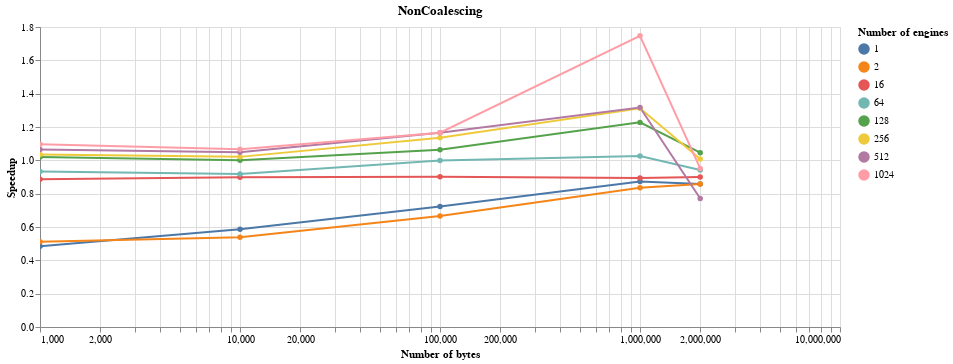
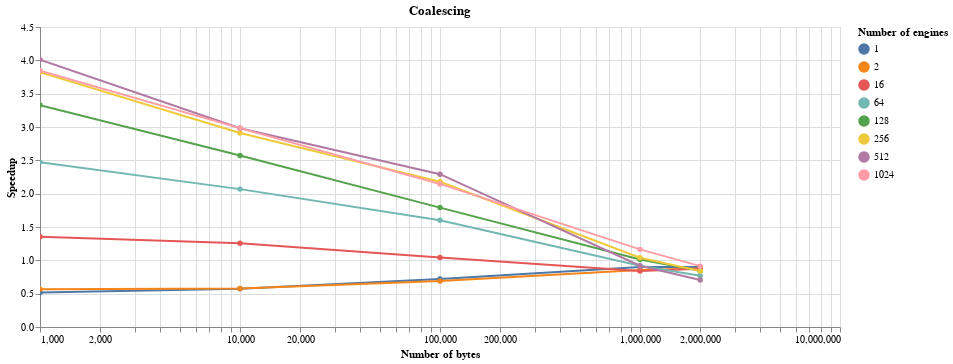

The cell these charts' notebook holds for them, in order:
### Code cell
display(Markdown(f'## Results for duration[DirectView]/duration[scheduler]'))
for scheduler_name in data['Scheduler name'].unique():
    if scheduler_name == 'DirectView':
        continue
    alt.Chart(data[data['Scheduler name'] == scheduler_name]).mark_line(point=True).encode(
        alt.X(
            'Number of bytes',
            scale=alt.Scale(type='log')
        ),
        alt.Y(
             'Speedup',
        ),
        color='Number of engines:N',
        tooltip='Number of engines',
    
    ).properties(title=scheduler_name, width=800).interactive().display(renderer='svg')

### Figure 1 — Vega-Lite specification as saved in the notebook (floating-point values rounded to 4 significant figures)
{"config": {"view": {"continuousWidth": 400, "continuousHeight": 300}}, "data": {"name": "data-66acc90628e73c9b22f0e92920528b6b"}, "mark": {"type": "line", "point": true}, "encoding": {"color": {"type": "nominal", "field": "Number of engines"}, "tooltip": {"type": "quantitative", "field": "Number of engines"}, "x": {"type": "quantitative", "field": "Number of bytes", "scale": {"type": "log"}}, "y": {"type": "quantitative", "field": "Speedup"}}, "selection": {"selector043": {"type": "interval", "bind": "scales", "encodings": ["x", "y"]}}, "title": "NonCoalescing", "width": 800, "$schema": "https://vega.github.io/schema/vega-lite/v4.8.1.json", "datasets": {"data-66acc90628e73c9b22f0e92920528b6b": [{"Duration in ms": 9.45, "Number of bytes": 1000, "Number of engines": 1, "Scheduler name": "NonCoalescing", "Speedup": 0.4847}, {"Duration in ms": 9.47, "Number of bytes": 10000, "Number of engines": 1, "Scheduler name": "NonCoalescing", "Speedup": 0.5871}, {"Duration in ms": 17.83, "Number of bytes": 100000, "Number of engines": 1, "Scheduler name": "NonCoalescing", "Speedup": 0.7224}, {"Duration in ms": 89.25, "Number of bytes": 1000000, "Number of engines": 1, "Scheduler name": "NonCoalescing", "Speedup": 0.8735}, {"Duration in ms": 172.5, "Number of bytes": 2000000, "Number of engines": 1, "Scheduler name": "NonCoalescing", "Speedup": 0.8587}, {"Duration in ms": 9.85, "Number of bytes": 1000, "Number of engines": 2, "Scheduler name": "NonCoalescing", "Speedup": 0.5117}, {"Duration in ms": 10.35, "Number of bytes": 10000, "Number of engines": 2, "Scheduler name": "NonCoalescing", "Speedup": 0.5391}, {"Duration in ms": 18.7, "Number of bytes": 100000, "Number of engines": 2, "Scheduler name": "NonCoalescing", "Speedup": 0.6663}, {"Duration in ms": 89.76, "Number of bytes": 1000000, "Number of engines": 2, "Scheduler name": "NonCoalescing", "Speedup": 0.8359}, {"Duration in ms": 171.1, "Number of bytes": 2000000, "Number of engines": 2, "Scheduler name": "NonCoalescing", "Speedup": 0.8586}, {"Duration in ms": 17.02, "Number of bytes": 1000, "Number of engines": 16, "Scheduler name": "NonCoalescing", "Speedup": 0.886}, {"Duration in ms": 18.02, "Number of bytes": 10000, "Number of engines": 16, "Scheduler name": "NonCoalescing", "Speedup": 0.899}, {"Duration in ms": 25.29, "Number of bytes": 100000, "Number of engines": 16, "Scheduler name": "NonCoalescing", "Speedup": 0.9019}, {"Duration in ms": 104.6, "Number of bytes": 1000000, "Number of engines": 16, "Scheduler name": "NonCoalescing", "Speedup": 0.8943}, {"Duration in ms": 202.2, "Number of bytes": 2000000, "Number of engines": 16, "Scheduler name": "NonCoalescing", "Speedup": 0.9001}, {"Duration in ms": 46.06, "Number of bytes": 1000, "Number of engines": 64, "Scheduler name": "NonCoalescing", "Speedup": 0.9327}, {"Duration in ms": 47.91, "Number of bytes": 10000, "Number of engines": 64, "Scheduler name": "NonCoalescing", "Speedup": 0.9186}, {"Duration in ms": 55.13, "Number of bytes": 100000, "Number of engines": 64, "Scheduler name": "NonCoalescing", "Speedup": 0.9995}, {"Duration in ms": 184.3, "Number of bytes": 1000000, "Number of engines": 64, "Scheduler name": "NonCoalescing", "Speedup": 1.025}, {"Duration in ms": 334.2, "Number of bytes": 2000000, "Number of engines": 64, "Scheduler name": "NonCoalescing", "Speedup": 0.9424}, {"Duration in ms": 84.59, "Number of bytes": 1000, "Number of engines": 128, "Scheduler name": "NonCoalescing", "Speedup": 1.021}, {"Duration in ms": 84.78, "Number of bytes": 10000, "Number of engines": 128, "Scheduler name": "NonCoalescing", "Speedup": 0.9999}, {"Duration in ms": 94.17, "Number of bytes": 100000, "Number of engines": 128, "Scheduler name": "NonCoalescing", "Speedup": 1.064}, {"Duration in ms": 219.6, "Number of bytes": 1000000, "Number of engines": 128, "Scheduler name": "NonCoalescing", "Speedup": 1.228}, {"Duration in ms": 488.4, "Number of bytes": 2000000, "Number of engines": 128, "Scheduler name": "NonCoalescing", "Speedup": 1.046}, {"Duration in ms": 164.0, "Number of bytes": 1000, "Number of engines": 256, "Scheduler name": "NonCoalescing", "Speedup": 1.034}, {"Duration in ms": 166.1, "Number of bytes": 10000, "Number of engines": 256, "Scheduler name": "NonCoalescing", "Speedup": 1.021}, {"Duration in ms": 176.1, "Number of bytes": 100000, "Number of engines": 256, "Scheduler name": "NonCoalescing", "Speedup": 1.136}, {"Duration in ms": 340.9, "Number of bytes": 1000000, "Number of engines": 256, "Scheduler name": "NonCoalescing", "Speedup": 1.312}, {"Duration in ms": 909.5, "Number of bytes": 2000000, "Number of engines": 256, "Scheduler name": "NonCoalescing", "Speedup": 1.008}, {"Duration in ms": 316.8, "Number of bytes": 1000, "Number of engines": 512, "Scheduler name": "NonCoalescing", "Speedup": 1.065}, {"Duration in ms": 314.2, "Number of bytes": 10000, "Number of engines": 512, "Scheduler name": "NonCoalescing", "Speedup": 1.049}, {"Duration in ms": 341.1, "Number of bytes": 100000, "Number of engines": 512, "Scheduler name": "NonCoalescing", "Speedup": 1.165}, {"Duration in ms": 617.8, "Number of bytes": 1000000, "Number of engines": 512, "Scheduler name": "NonCoalescing", "Speedup": 1.317}, {"Duration in ms": 2062.0, "Number of bytes": 2000000, "Number of engines": 512, "Scheduler name": "NonCoalescing", "Speedup": 0.7711}, {"Duration in ms": 617.4, "Number of bytes": 1000, "Number of engines": 1024, "Scheduler name": "NonCoalescing", "Speedup": 1.097}, {"Duration in ms": 619.6, "Number of bytes": 10000, "Number of engines": 1024, "Scheduler name": "NonCoalescing", "Speedup": 1.067}, {"Duration in ms": 652.5, "Number of bytes": 100000, "Number of engines": 1024, "Scheduler name": "NonCoalescing", "Speedup": 1.165}, {"Duration in ms": 1133.0, "Number of bytes": 1000000, "Number of engines": 1024, "Scheduler name": "NonCoalescing", "Speedup": 1.747}, {"Duration in ms": 4143.0, "Number of bytes": 2000000, "Number of engines": 1024, "Scheduler name": "NonCoalescing", "Speedup": 0.9514}]}}

### Figure 2 — Vega-Lite specification as saved in the notebook (floating-point values rounded to 4 significant figures)
{"config": {"view": {"continuousWidth": 400, "continuousHeight": 300}}, "data": {"name": "data-2574d3625daf177acfd31f03a7c51625"}, "mark": {"type": "line", "point": true}, "encoding": {"color": {"type": "nominal", "field": "Number of engines"}, "tooltip": {"type": "quantitative", "field": "Number of engines"}, "x": {"type": "quantitative", "field": "Number of bytes", "scale": {"type": "log"}}, "y": {"type": "quantitative", "field": "Speedup"}}, "selection": {"selector044": {"type": "interval", "bind": "scales", "encodings": ["x", "y"]}}, "title": "Coalescing", "width": 800, "$schema": "https://vega.github.io/schema/vega-lite/v4.8.1.json", "datasets": {"data-2574d3625daf177acfd31f03a7c51625": [{"Duration in ms": 8.85, "Number of bytes": 1000, "Number of engines": 1, "Scheduler name": "Coalescing", "Speedup": 0.5175}, {"Duration in ms": 9.69, "Number of bytes": 10000, "Number of engines": 1, "Scheduler name": "Coalescing", "Speedup": 0.5738}, {"Duration in ms": 17.9, "Number of bytes": 100000, "Number of engines": 1, "Scheduler name": "Coalescing", "Speedup": 0.7196}, {"Duration in ms": 86.69, "Number of bytes": 1000000, "Number of engines": 1, "Scheduler name": "Coalescing", "Speedup": 0.8993}, {"Duration in ms": 164.8, "Number of bytes": 2000000, "Number of engines": 1, "Scheduler name": "Coalescing", "Speedup": 0.8989}, {"Duration in ms": 8.9, "Number of bytes": 1000, "Number of engines": 2, "Scheduler name": "Coalescing", "Speedup": 0.5663}, {"Duration in ms": 9.67, "Number of bytes": 10000, "Number of engines": 2, "Scheduler name": "Coalescing", "Speedup": 0.577}, {"Duration in ms": 18.02, "Number of bytes": 100000, "Number of engines": 2, "Scheduler name": "Coalescing", "Speedup": 0.6915}, {"Duration in ms": 87.85, "Number of bytes": 1000000, "Number of engines": 2, "Scheduler name": "Coalescing", "Speedup": 0.8541}, {"Duration in ms": 167.4, "Number of bytes": 2000000, "Number of engines": 2, "Scheduler name": "Coalescing", "Speedup": 0.8774}, {"Duration in ms": 11.14, "Number of bytes": 1000, "Number of engines": 16, "Scheduler name": "Coalescing", "Speedup": 1.354}, {"Duration in ms": 12.91, "Number of bytes": 10000, "Number of engines": 16, "Scheduler name": "Coalescing", "Speedup": 1.255}, {"Duration in ms": 21.87, "Number of bytes": 100000, "Number of engines": 16, "Scheduler name": "Coalescing", "Speedup": 1.043}, {"Duration in ms": 111.4, "Number of bytes": 1000000, "Number of engines": 16, "Scheduler name": "Coalescing", "Speedup": 0.8394}, {"Duration in ms": 208.1, "Number of bytes": 2000000, "Number of engines": 16, "Scheduler name": "Coalescing", "Speedup": 0.8746}, {"Duration in ms": 17.37, "Number of bytes": 1000, "Number of engines": 64, "Scheduler name": "Coalescing", "Speedup": 2.473}, {"Duration in ms": 21.28, "Number of bytes": 10000, "Number of engines": 64, "Scheduler name": "Coalescing", "Speedup": 2.068}, {"Duration in ms": 34.39, "Number of bytes": 100000, "Number of engines": 64, "Scheduler name": "Coalescing", "Speedup": 1.602}, {"Duration in ms": 205.8, "Number of bytes": 1000000, "Number of engines": 64, "Scheduler name": "Coalescing", "Speedup": 0.9184}, {"Duration in ms": 410.5, "Number of bytes": 2000000, "Number of engines": 64, "Scheduler name": "Coalescing", "Speedup": 0.7673}, {"Duration in ms": 25.94, "Number of bytes": 1000, "Number of engines": 128, "Scheduler name": "Coalescing", "Speedup": 3.328}, {"Duration in ms": 32.94, "Number of bytes": 10000, "Number of engines": 128, "Scheduler name": "Coalescing", "Speedup": 2.573}, {"Duration in ms": 55.92, "Number of bytes": 100000, "Number of engines": 128, "Scheduler name": "Coalescing", "Speedup": 1.791}, {"Duration in ms": 266.2, "Number of bytes": 1000000, "Number of engines": 128, "Scheduler name": "Coalescing", "Speedup": 1.013}, {"Duration in ms": 606.7, "Number of bytes": 2000000, "Number of engines": 128, "Scheduler name": "Coalescing", "Speedup": 0.8418}, {"Duration in ms": 44.39, "Number of bytes": 1000, "Number of engines": 256, "Scheduler name": "Coalescing", "Speedup": 3.822}, {"Duration in ms": 58.25, "Number of bytes": 10000, "Number of engines": 256, "Scheduler name": "Coalescing", "Speedup": 2.911}, {"Duration in ms": 91.83, "Number of bytes": 100000, "Number of engines": 256, "Scheduler name": "Coalescing", "Speedup": 2.179}, {"Duration in ms": 430.6, "Number of bytes": 1000000, "Number of engines": 256, "Scheduler name": "Coalescing", "Speedup": 1.039}, {"Duration in ms": 1091.0, "Number of bytes": 2000000, "Number of engines": 256, "Scheduler name": "Coalescing", "Speedup": 0.8403}, {"Duration in ms": 84.11, "Number of bytes": 1000, "Number of engines": 512, "Scheduler name": "Coalescing", "Speedup": 4.011}, {"Duration in ms": 110.5, "Number of bytes": 10000, "Number of engines": 512, "Scheduler name": "Coalescing", "Speedup": 2.982}, {"Duration in ms": 173.3, "Number of bytes": 100000, "Number of engines": 512, "Scheduler name": "Coalescing", "Speedup": 2.292}, {"Duration in ms": 884.6, "Number of bytes": 1000000, "Number of engines": 512, "Scheduler name": "Coalescing", "Speedup": 0.9198}, {"Duration in ms": 2254.0, "Number of bytes": 2000000, "Number of engines": 512, "Scheduler name": "Coalescing", "Speedup": 0.7057}, {"Duration in ms": 176.2, "Number of bytes": 1000, "Number of engines": 1024, "Scheduler name": "Coalescing", "Speedup": 3.843}, {"Duration in ms": 221.6, "Number of bytes": 10000, "Number of engines": 1024, "Scheduler name": "Coalescing", "Speedup": 2.983}, {"Duration in ms": 354.3, "Number of bytes": 100000, "Number of engines": 1024, "Scheduler name": "Coalescing", "Speedup": 2.146}, {"Duration in ms": 1700.0, "Number of bytes": 1000000, "Number of engines": 1024, "Scheduler name": "Coalescing", "Speedup": 1.164}, {"Duration in ms": 4318.0, "Number of bytes": 2000000, "Number of engines": 1024, "Scheduler name": "Coalescing", "Speedup": 0.913}]}}
